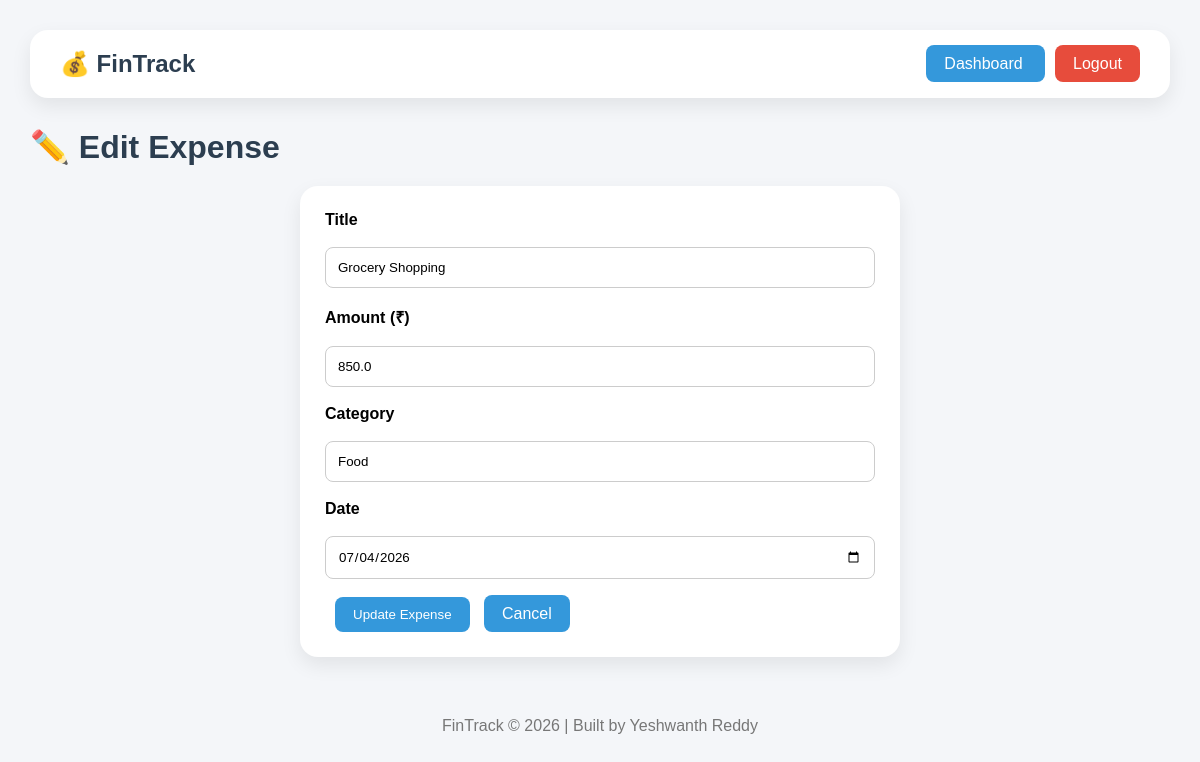
The app's page /edit/5 (signed in) with its own data.
### tables this page shows
CREATE TABLE expenses(
    id INTEGER PRIMARY KEY AUTOINCREMENT,
    user_id INTEGER NOT NULL,
    title TEXT NOT NULL,
    amount REAL NOT NULL,
    category TEXT NOT NULL,
    date TEXT NOT NULL
);

### app.py (the view, shortened to what this page needs)
@app.route("/edit/<int:id>", methods=["GET", "POST"])
def edit_expense(id):
    if "user_id" not in session:
        return redirect(url_for("login"))
    conn = sqlite3.connect("fintrack.db")
    cursor = conn.cursor()
    cursor.execute(
        "SELECT * FROM expenses WHERE id=? AND user_id=?",
        (id, session["user_id"])
    )
    expense = cursor.fetchone()
    if expense is None:
        conn.close()
        return redirect(url_for("dashboard"))
    conn.close()
    return render_template(
        "edit_expense.html",
        expense=expense
    )

### templates/edit_expense.html (shortened to what this page needs)
<!DOCTYPE html>
<html>
<head>
    <link rel="stylesheet"
          href="{{ url_for('static', filename='css/style.css') }}">
</head>
<body>
<div class="navbar">
    <h2>💰 FinTrack</h2>
    <div>
        <a class="nav-btn" href="/dashboard">
            Dashboard
        </a>
        <a class="logout-btn" href="/logout">
            Logout
        </a>
    </div>
</div>
<h1>✏️ Edit Expense</h1>
<div class="card" style="max-width:600px; margin:auto;">
    <form method="POST">
        <label><strong>Title</strong></label>
        <br><br>
        <input
            type="text"
            name="title"
            value="{{ expense[2] }}"
            placeholder="Expense title"
            required
            style="
                width:100%;
                padding:12px;
                border:1px solid #ccc;
                border-radius:8px;
                box-sizing:border-box;
            "
        >
        <br><br>
        <label><strong>Amount (₹)</strong></label>
        <br><br>
        <input
            type="number"
            step="0.01"
            min="0.01"
            name="amount"
            value="{{ expense[3] }}"
            required
            style="
                width:100%;
                padding:12px;
                border:1px solid #ccc;
                border-radius:8px;
                box-sizing:border-box;
            "
        >
        <br><br>
        <label><strong>Category</strong></label>
        <br><br>
        <input
            type="text"
            name="category"
            value="{{ expense[4] }}"
            placeholder="Food, Travel, Shopping..."
            required
            style="
                width:100%;
                padding:12px;
                border:1px solid #ccc;
                border-radius:8px;
                box-sizing:border-box;
            "
        >
        <br><br>
        <label><strong>Date</strong></label>
        <br><br>
        <input
            type="date"
            name="date"
            value="{{ expense[5] }}"
            required
            style="
                width:100%;
                padding:12px;
                border:1px solid #ccc;
                border-radius:8px;
                box-sizing:border-box;
            "
        >
        <br><br>
        <button
            type="submit"
            class="nav-btn"
            style="border:none; cursor:pointer;"
        >
            Update Expense
        </button>
        <a
            href="/dashboard"
            class="nav-btn"
            style="margin-left:10px;"
        >
            Cancel
        </a>
    </form>
</div>
<footer>
    <p>
        FinTrack © 2026 | Built by Yeshwanth Reddy
    </p>
</footer>
</body>
</html>

### static/css/style.css (style rules this page uses)
* { margin:0; padding:0; box-sizing:border-box; font-family:Arial,sans-serif; }
body { background:#f4f6f9; padding:30px; overflow-x:hidden; }
.navbar { background:white; padding:20px 30px; border-radius:18px; display:flex; justify-content:space-between; align-items:center; box-shadow:0 8px 20px rgba(0,0,0,0.08); }
.navbar h2 { color:#2c3e50; }
.nav-btn, .logout-btn { text-decoration:none; color:white; padding:10px 18px; border-radius:8px; margin-left:10px; transition:0.3s; }
.nav-btn { background:#3498db; }
.logout-btn { background:#e74c3c; }
h1 { margin-top:30px; margin-bottom:20px; color:#2c3e50; }
.card { background:white; padding:25px; border-radius:18px; box-shadow:0 8px 20px rgba(0,0,0,0.08); transition:transform 0.3s; }
footer { margin-top:40px; text-align:center; color:#777; padding:20px; }

### records on screen
expenses: title "Grocery Shopping", amount "850.0", category "Food", date "07/04/2026"
